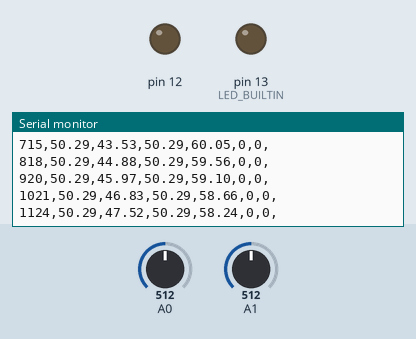
Recording of a sketch running on a simulated Arduino Uno, built with avr-gcc and run on an emulated ATmega328P. Parts: output pins drawn as LEDs (lit = HIGH), the last lines printed to the serial monitor. The test bench sets the inputs (shaded band); at power-on: A0 = 512, A1 = 512.

Above: at 1.2 s.
1.3 s: A0 set to 197
At 1.33 s:
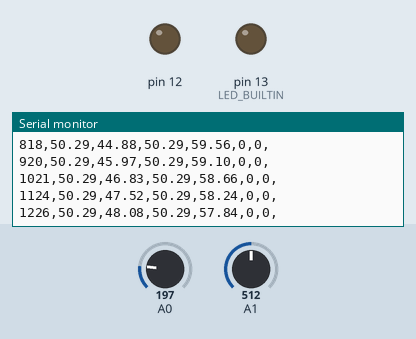
4.3 s: A0 set to 169
At 4.3 s:
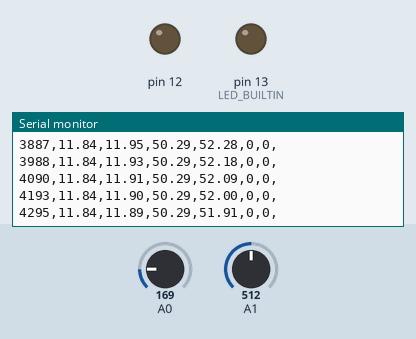
Timing chart, 0 to 7.3 s (numbered marks = the images above; inputs shaded):
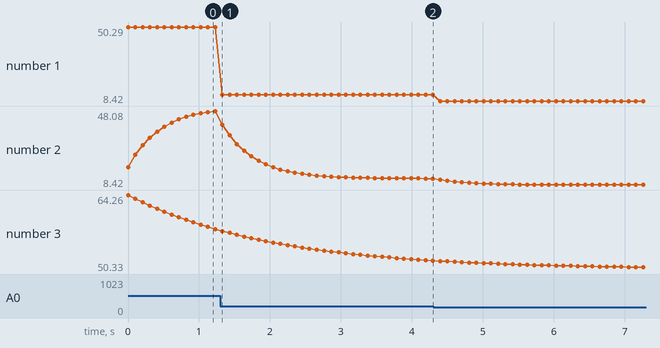

Measured:
- plotted number 1: 50.29 → 11.84 after the input at 1.3 s
- plotted number 2: 48.08 → 11.89 after the input at 1.3 s
- plotted number 3: 57.84 → 51.91 after the input at 1.3 s

The sketch:

ro_control.ino
```cpp
void setup() {
  // initialize serial communication at 9600 bits per second:
  Serial.begin(9600);

  // initialize digital pin LED_BUILTIN as an output.
  pinMode(LED_BUILTIN, OUTPUT);
  pinMode(12, OUTPUT);

}

float dac_to_psi(int dac) {
  return (dac - 100) / 8.192;
}

void print(int shortTubeValue, int longTubeValue) {
  // print out the value you read:
  Serial.print(shortTubeValue);
  Serial.print(' ');
  Serial.print(longTubeValue);
  Serial.print(" -- ");
  Serial.print(dac_to_psi(shortTubeValue));
  Serial.print(' ');
  Serial.print(dac_to_psi(longTubeValue));
  Serial.println();
}


long total = 0;
long count = 0;
float longPsiEwma = 0.0;
float ewmaWeight = 0.5;
void printCsv(int shortTubeValue, int longTubeValue) {
  count += 1;
  total += shortTubeValue;
  float average = float(total) / float(count);
  float longPsi = dac_to_psi(longTubeValue);
  longPsiEwma = ewmaWeight * longPsi + (1-ewmaWeight) * longPsiEwma;

  Serial.print(millis()); Serial.print(',');
  Serial.print(dac_to_psi(shortTubeValue)); Serial.print(',');
  Serial.print(average); Serial.print(',');
  Serial.print(longPsi); Serial.print(',');
  Serial.print(longPsiEwma); Serial.print(',');
  Serial.println();
}

class SetPoints {
  public:
  SetPoints(int low, int high)
  : _low(low)
  , _high(high)
  { if (high < low) { int tmp = _low; _low = _high; _high = tmp; }}

  float low() { return _low; }
  float high() { return _high; }

  private:
  float _low;
  float _high;
};

class EwmaValue {
  public:
  EwmaValue(float w, float initialValue=0.0)
  : _w(w)
  , _value(initialValue)
  {
    if (_w > 1) { _w = 1; }
    if (_w < 0.01) { _w = 0.01; }
  }

  float update(float value) {
    _value = value * _w + _value * (1 - _w);
    return _value;
  }

  float value() { return _value; }

  private:
  float _w;
  float _value;
};

class DeliveryPumpControl {
  public:
  DeliveryPumpControl(SetPoints in, SetPoints out)
  : isRunning(false)
  , isInputDelay(false)
  , in(in)
  , out(out)
  , inSmooth(0.2, in.low())
  , outSmooth(0.05, out.high())
  , sampleCount(0)
  {}

  void update(float inPsi, float outPsi) {
    float inSmoothValue = inSmooth.update(inPsi);
    float outSmoothValue = outSmooth.update(outPsi);
    Serial.print(millis()); Serial.print(',');
    Serial.print(inPsi); Serial.print(',');
    Serial.print(inSmoothValue); Serial.print(',');
    Serial.print(outPsi); Serial.print(',');
    Serial.print(outSmoothValue); Serial.print(',');
    Serial.print(isRunning); Serial.print(',');
    Serial.print(isInputDelay); Serial.print(',');
    Serial.println();
    // Do not change control while EWMA is stabilizing.
    if (sampleCount < 50) {
      sampleCount++;
      return;
    }
    if (isRunning) {
      if (outSmoothValue > out.high()) {
        isRunning = false;
      }
    } else {
      if (outSmoothValue < out.low()) {
        isRunning = true;
      }
    }
    if (isInputDelay) {
      if (inSmoothValue > in.high()) {
        isInputDelay = false;
      }
    } else {
      if (inSmoothValue < in.low()) {
        isInputDelay = true;
      }
    }
  }

  bool isPumpActive() { return isRunning && !isInputDelay; }

  private:
  bool isRunning;
  bool isInputDelay;
  SetPoints in, out;
  EwmaValue inSmooth, outSmooth;
  int sampleCount;
};

DeliveryPumpControl ro_control(SetPoints(10, 20), SetPoints(50, 65));

void loop() {
  // read the input on analog pin 0:
  int shortTubeValue = analogRead(A0);
  int longTubeValue = analogRead(A1);

  //printCsv(shortTubeValue, longTubeValue);
  ro_control.update(dac_to_psi(shortTubeValue), dac_to_psi(longTubeValue));

  if (ro_control.isPumpActive()) {
    digitalWrite(LED_BUILTIN, HIGH);
    digitalWrite(12, HIGH);
  } else {
    digitalWrite(LED_BUILTIN, LOW);
    digitalWrite(12, LOW);
  }


  delay(100);        // delay in between reads for stability
}
```
